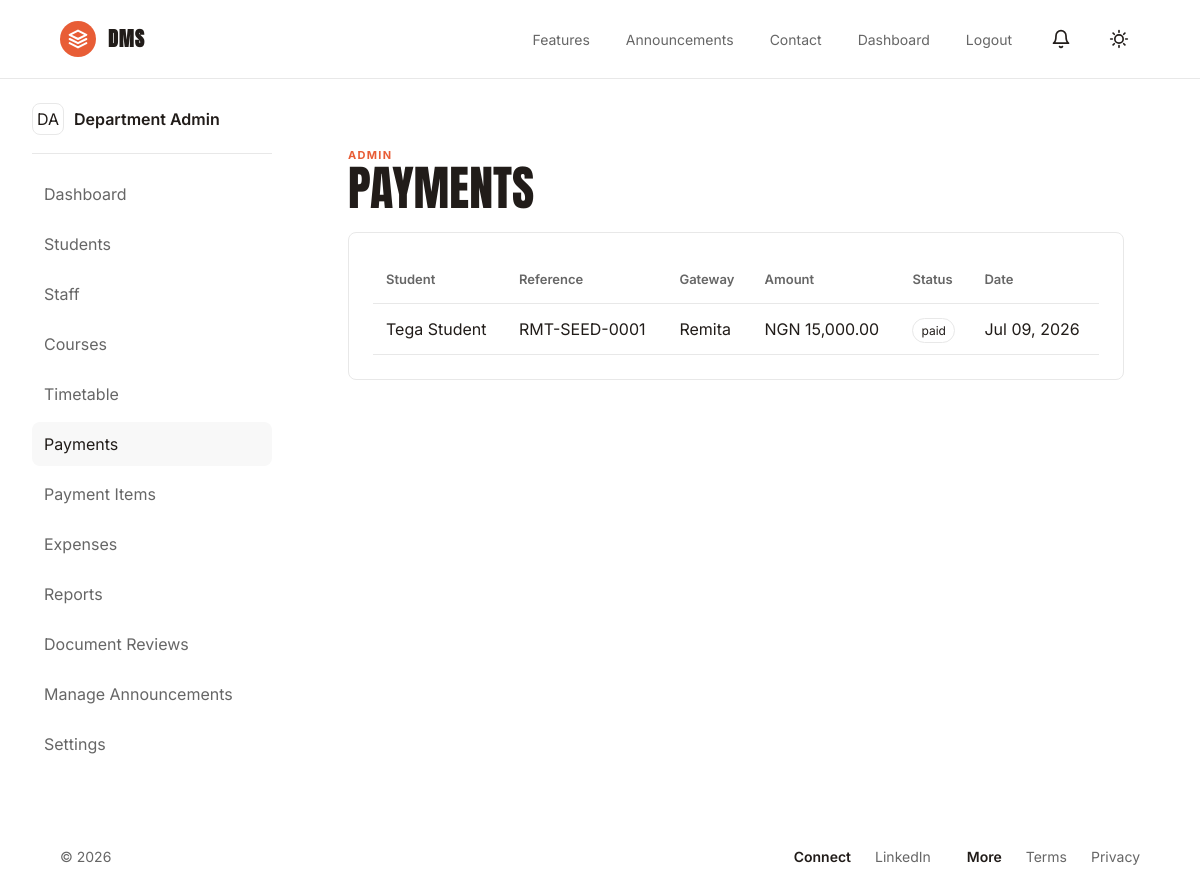
/admin/payments.php (signed in), run on the app's committed database.
### tables this page shows
CREATE TABLE payments (
    id INT AUTO_INCREMENT PRIMARY KEY,
    user_id INT NOT NULL,
    payment_item_id INT NULL,
    gateway VARCHAR(60) NOT NULL DEFAULT 'Remita',
    reference VARCHAR(120) NOT NULL UNIQUE,
    amount DECIMAL(12,2) NOT NULL,
    status ENUM('pending','paid','failed','reversed') NOT NULL DEFAULT 'pending',
    gateway_payload JSON NULL,
    paid_at TIMESTAMP NULL,
    created_at TIMESTAMP DEFAULT CURRENT_TIMESTAMP,
    INDEX idx_payments_status (status),
    FOREIGN KEY (user_id) REFERENCES users(id) ON DELETE CASCADE,
    FOREIGN KEY (payment_item_id) REFERENCES payment_items(id) ON DELETE SET NULL
);

CREATE TABLE users (
    id INT AUTO_INCREMENT PRIMARY KEY,
    role_id INT NOT NULL,
    name VARCHAR(160) NOT NULL,
    email VARCHAR(160) NOT NULL UNIQUE,
    password VARCHAR(255) NOT NULL,
    status ENUM('pending','active','inactive','suspended') NOT NULL DEFAULT 'pending',
    email_verified_at TIMESTAMP NULL,
    last_login_at TIMESTAMP NULL,
    deleted_at TIMESTAMP NULL,
    created_at TIMESTAMP DEFAULT CURRENT_TIMESTAMP,
    updated_at TIMESTAMP DEFAULT CURRENT_TIMESTAMP ON UPDATE CURRENT_TIMESTAMP,
    INDEX idx_users_status (status),
    FOREIGN KEY (role_id) REFERENCES roles(id)
);

### helpers/functions.php (called while the page is built, shortened)
<?php
function e(?string $value): string
{
    return htmlspecialchars((string) $value, ENT_QUOTES, 'UTF-8');
}
function money(float|int|string|null $amount): string
{
    return 'NGN ' . number_format((float) $amount, 2);
}

### admin/payments.php (the view, shortened to what this page needs)
<?php
require_once __DIR__ . '/../middleware/auth.php';
$payments = $pdo->query('SELECT payments.*, users.name, users.email FROM payments INNER JOIN users ON users.id = payments.user_id ORDER BY payments.created_at DESC')->fetchAll();
include __DIR__ . '/../components/header.php';
?>
<div class="app-layout"><?php include __DIR__ . '/../components/sidebar.php'; ?><section class="workspace"><div class="workspace-heading"><div><p class="eyebrow">Admin</p><h1>Payments</h1></div></div><section class="panel table-panel"><table><thead><tr><th>Student</th><th>Reference</th><th>Gateway</th><th>Amount</th><th>Status</th><th>Date</th></tr></thead><tbody><?php foreach ($payments as $payment): ?><tr><td><?= e($payment['name']) ?></td><td><?= e($payment['reference']) ?></td><td><?= e($payment['gateway']) ?></td><td><?= e(money($payment['amount'])) ?></td><td><span class="status"><?= e($payment['status']) ?></span></td><td><?= e(date('M d, Y', strtotime($payment['created_at']))) ?></td></tr><?php endforeach; ?></tbody></table></section></section></div><?php include __DIR__ . '/../components/footer.php'; ?>

### assets/css/app.css (style rules this page uses)
:root { --bg: #ffffff; --panel: #ffffff; --text: #211c19; --muted: #666666; --soft: #f8f8f8; --line: #e8e8e8; --ink: #211c19; --accent: #E85D36; --warning: #a16207; --danger: #b91c1c; --radius: 8px; --pill-radius: 9999px; }
* { box-sizing: border-box; }
html { color-scheme: light; }
body { margin: 0; background: var(--bg); color: var(--text); font-family: 'Inter', -apple-system, BlinkMacSystemFont, "Segoe UI", Roboto, Arial, sans-serif; font-weight: 400; line-height: 1.5; letter-spacing: 0; }
h1, h2, h3, h4, h5, h6 { font-family: 'Anton', sans-serif; font-weight: 400; text-transform: uppercase; letter-spacing: 0.02em; }
strong, th { font-weight: 600; font-family: 'Inter', sans-serif; }
.home-hero h1, .page-heading h1, .workspace-heading h1 { margin: 0; font-size: clamp(44px, 6vw, 76px); line-height: 1.02; letter-spacing: 0; max-width: 820px; }
.eyebrow { margin: 0; color: var(--accent); text-transform: uppercase; font-size: 11px; font-weight: 700; letter-spacing: .12em; }
.panel, .auth-card, .feature-grid article, .contact-grid article { background: var(--panel); border: 1px solid var(--line); border-radius: var(--radius); }
.app-layout { display: grid; grid-template-columns: 240px minmax(0, 1fr); min-height: calc(100vh - 73px); gap: 32px; padding: 24px 32px; }
.workspace { padding: clamp(24px, 4vw, 44px); min-width: 0; }
.workspace-heading { display: flex; justify-content: space-between; align-items: center; margin-bottom: 20px; }
.workspace-heading h1 { font-size: clamp(30px, 4vw, 52px); }
.panel { padding: 24px; margin-bottom: 16px; min-width: 0; }
.table-panel { overflow-x: auto; }
table { width: 100%; border-collapse: collapse; min-width: 720px; }
th, td { padding: 13px; border-bottom: 1px solid var(--line); text-align: left; }
th { color: var(--muted); font-size: 13px; }
.status { border: 1px solid var(--line); border-radius: 999px; padding: 4px 8px; font-size: 12px; }

### data on the page
payments: user.name "Tega Student", reference "RMT-SEED-0001", gateway "Remita", amount "NGN 15,000.00", status "paid", created_at "Jul 09, 2026"

### other printed values
initials($profileName) "DA"
$profileName "Department Admin"
$label "Dashboard"
$label "Students"
$label "Staff"
$label "Courses"
$label "Timetable"
$label "Payments"
$label "Payment Items"
$label "Expenses"
$label "Reports"
$label "Document Reviews"
$label "Manage Announcements"
$label "Settings"
